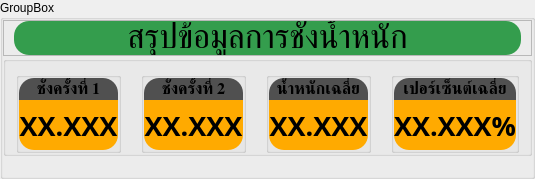
            <widget class="QGroupBox" name="weight_summary_main_group">
             <property name="title">
              <string>GroupBox</string>
             </property>
             <layout class="QVBoxLayout" name="verticalLayout_22">
              <property name="spacing">
               <number>0</number>
              </property>
              <property name="leftMargin">
               <number>0</number>
              </property>
              <property name="topMargin">
               <number>0</number>
              </property>
              <property name="rightMargin">
               <number>0</number>
              </property>
              <property name="bottomMargin">
               <number>20</number>
              </property>
              <item>
               <widget class="QFrame" name="weight_summary_title_frame">
                <property name="maximumSize">
                 <size>
                  <width>16777215</width>
                  <height>80</height>
                 </size>
                </property>
                <property name="frameShape">
                 <enum>QFrame::StyledPanel</enum>
                </property>
                <property name="frameShadow">
                 <enum>QFrame::Raised</enum>
                </property>
                <layout class="QHBoxLayout" name="horizontalLayout_34">
                 <property name="spacing">
                  <number>0</number>
                 </property>
                 <property name="leftMargin">
                  <number>10</number>
                 </property>
                 <property name="topMargin">
                  <number>0</number>
                 </property>
                 <property name="rightMargin">
                  <number>10</number>
                 </property>
                 <property name="bottomMargin">
                  <number>0</number>
                 </property>
                 <item>
                  <widget class="QLabel" name="weight_summary_title">
                   <property name="maximumSize">
                    <size>
                     <width>16777215</width>
                     <height>50</height>
                    </size>
                   </property>
                   <property name="font">
                    <font>
                     <family>Kanit</family>
                     <pointsize>25</pointsize>
                    </font>
                   </property>
                   <property name="styleSheet">
                    <string notr="true">background-color: rgb(52, 157, 77);
border-radius: 15px;</string>
                   </property>
                   <property name="text">
                    <string>สรุปข้อมูลการชั่งน้ำหนัก</string>
                   </property>
                   <property name="alignment">
                    <set>Qt::AlignCenter</set>
                   </property>
                  </widget>
                 </item>
                </layout>
               </widget>
              </item>
              <item>
               <widget class="QGroupBox" name="weight_summary_group">
                <property name="minimumSize">
                 <size>
                  <width>0</width>
                  <height>100</height>
                 </size>
                </property>
                <property name="maximumSize">
                 <size>
                  <width>16777215</width>
                  <height>100</height>
                 </size>
                </property>
                <property name="font">
                 <font>
                  <pointsize>5</pointsize>
                 </font>
                </property>
                <property name="styleSheet">
                 <string notr="true">#summary_weight_1, #summary_weight_2, #summary_average, #summary_percent {
	background-color: rgb(255, 170, 0);
	border-bottom-left-radius: 15px;
	border-bottom-right-radius: 15px;
}

#summary_weight_label_1, #summary_weight_label_2, #summary_average_label,  #summary_percent_label {
	background-color: rgb(80, 80, 80);
	border-top-left-radius: 15px;
	border-top-right-radius: 15px;
}</string>
                </property>
                <property name="alignment">
                 <set>Qt::AlignBottom|Qt::AlignHCenter</set>
                </property>
                <layout class="QHBoxLayout" name="horizontalLayout_35">
                 <property name="spacing">
                  <number>20</number>
                 </property>
                 <property name="leftMargin">
                  <number>10</number>
                 </property>
                 <property name="topMargin">
                  <number>10</number>
                 </property>
                 <property name="rightMargin">
                  <number>10</number>
                 </property>
                 <property name="bottomMargin">
                  <number>0</number>
                 </property>
                 <item>
                  <widget class="QGroupBox" name="weight_summary_group_1">
                   <property name="layoutDirection">
                    <enum>Qt::LeftToRight</enum>
                   </property>
                   <property name="styleSheet">
                    <string notr="true"/>
                   </property>
                   <layout class="QVBoxLayout" name="verticalLayout_18">
                    <property name="spacing">
                     <number>0</number>
                    </property>
                    <property name="leftMargin">
                     <number>0</number>
                    </property>
                    <property name="topMargin">
                     <number>0</number>
                    </property>
                    <property name="rightMargin">
                     <number>0</number>
                    </property>
                    <property name="bottomMargin">
                     <number>0</number>
                    </property>
                    <item>
                     <widget class="QLabel" name="summary_weight_label_1">
                      <property name="font">
                       <font>
                        <family>Kanit</family>
                        <pointsize>12</pointsize>
                        <bold>true</bold>
                       </font>
                      </property>
                      <property name="layoutDirection">
                       <enum>Qt::LeftToRight</enum>
                      </property>
                      <property name="autoFillBackground">
                       <bool>false</bool>
                      </property>
                      <property name="styleSheet">
                       <string notr="true"/>
                      </property>
                      <property name="text">
                       <string>ชั่งครั้งที่ 1</string>
                      </property>
                      <property name="alignment">
                       <set>Qt::AlignCenter</set>
                      </property>
                     </widget>
                    </item>
                    <item>
                     <widget class="QLabel" name="summary_weight_1">
                      <property name="minimumSize">
                       <size>
                        <width>0</width>
                        <height>50</height>
                       </size>
                      </property>
                      <property name="maximumSize">
                       <size>
                        <width>16777215</width>
                        <height>50</height>
                       </size>
                      </property>
                      <property name="font">
                       <font>
                        <family>Kanit</family>
                        <pointsize>20</pointsize>
                        <bold>true</bold>
                       </font>
                      </property>
                      <property name="styleSheet">
                       <string notr="true"/>
                      </property>
                      <property name="text">
                       <string>XX.XXX</string>
                      </property>
                      <property name="alignment">
                       <set>Qt::AlignCenter</set>
                      </property>
                     </widget>
                    </item>
                   </layout>
                  </widget>
                 </item>
                 <item>
                  <widget class="QGroupBox" name="weight_summary_group_2">
                   <property name="layoutDirection">
                    <enum>Qt::LeftToRight</enum>
                   </property>
                   <property name="styleSheet">
                    <string notr="true"/>
                   </property>
                   <layout class="QVBoxLayout" name="verticalLayout_19">
                    <property name="spacing">
                     <number>0</number>
                    </property>
                    <property name="leftMargin">
                     <number>0</number>
                    </property>
                    <property name="topMargin">
                     <number>0</number>
                    </property>
                    <property name="rightMargin">
                     <number>0</number>
                    </property>
                    <property name="bottomMargin">
                     <number>0</number>
                    </property>
                    <item>
                     <widget class="QLabel" name="summary_weight_label_2">
                      <property name="font">
                       <font>
                        <family>Kanit</family>
                        <pointsize>12</pointsize>
                        <bold>true</bold>
                       </font>
                      </property>
                      <property name="layoutDirection">
                       <enum>Qt::LeftToRight</enum>
                      </property>
                      <property name="autoFillBackground">
                       <bool>false</bool>
                      </property>
                      <property name="styleSheet">
                       <string notr="true"/>
                      </property>
                      <property name="text">
                       <string>ชั่งครั้งที่ 2</string>
                      </property>
                      <property name="alignment">
                       <set>Qt::AlignCenter</set>
                      </property>
                     </widget>
                    </item>
                    <item>
                     <widget class="QLabel" name="summary_weight_2">
                      <property name="minimumSize">
                       <size>
                        <width>0</width>
                        <height>50</height>
                       </size>
                      </property>
                      <property name="maximumSize">
                       <size>
                        <width>16777215</width>
                        <height>50</height>
                       </size>
                      </property>
                      <property name="font">
                       <font>
                        <family>Kanit</family>
                        <pointsize>20</pointsize>
                        <bold>true</bold>
                       </font>
                      </property>
                      <property name="styleSheet">
                       <string notr="true"/>
                      </property>
                      <property name="text">
                       <string>XX.XXX</string>
                      </property>
                      <property name="alignment">
                       <set>Qt::AlignCenter</set>
                      </property>
                     </widget>
                    </item>
                   </layout>
                  </widget>
                 </item>
                 <item>
                  <widget class="QGroupBox" name="average_summary_group">
                   <property name="layoutDirection">
                    <enum>Qt::LeftToRight</enum>
                   </property>
                   <property name="styleSheet">
                    <string notr="true"/>
                   </property>
                   <layout class="QVBoxLayout" name="verticalLayout_20">
                    <property name="spacing">
                     <number>0</number>
                    </property>
                    <property name="leftMargin">
                     <number>0</number>
                    </property>
                    <property name="topMargin">
                     <number>0</number>
                    </property>
                    <property name="rightMargin">
                     <number>0</number>
                    </property>
                    <property name="bottomMargin">
                     <number>0</number>
                    </property>
                    <item>
                     <widget class="QLabel" name="summary_average_label">
                      <property name="font">
                       <font>
                        <family>Kanit</family>
                        <pointsize>12</pointsize>
                        <bold>true</bold>
                       </font>
                      </property>
                      <property name="layoutDirection">
                       <enum>Qt::LeftToRight</enum>
                      </property>
                      <property name="autoFillBackground">
                       <bool>false</bool>
                      </property>
                      <property name="styleSheet">
                       <string notr="true"/>
                      </property>
                      <property name="text">
                       <string>น้ำหนักเฉลี่ย</string>
                      </property>
                      <property name="alignment">
                       <set>Qt::AlignCenter</set>
                      </property>
                     </widget>
                    </item>
                    <item>
                     <widget class="QLabel" name="summary_average">
                      <property name="minimumSize">
                       <size>
                        <width>0</width>
                        <height>50</height>
                       </size>
                      </property>
                      <property name="maximumSize">
                       <size>
                        <width>16777215</width>
                        <height>50</height>
                       </size>
                      </property>
                      <property name="font">
                       <font>
                        <family>Kanit</family>
                        <pointsize>20</pointsize>
                        <bold>true</bold>
                       </font>
                      </property>
                      <property name="styleSheet">
                       <string notr="true"/>
                      </property>
                      <property name="text">
                       <string>XX.XXX</string>
                      </property>
                      <property name="alignment">
                       <set>Qt::AlignCenter</set>
                      </property>
                     </widget>
                    </item>
                   </layout>
                  </widget>
                 </item>
                 <item>
                  <widget class="QGroupBox" name="percent_summary_group">
                   <property name="layoutDirection">
                    <enum>Qt::LeftToRight</enum>
                   </property>
                   <property name="styleSheet">
                    <string notr="true"/>
                   </property>
                   <layout class="QVBoxLayout" name="verticalLayout_21">
                    <property name="spacing">
                     <number>0</number>
                    </property>
                    <property name="leftMargin">
                     <number>0</number>
                    </property>
                    <property name="topMargin">
                     <number>0</number>
                    </property>
                    <property name="rightMargin">
                     <number>0</number>
                    </property>
                    <property name="bottomMargin">
                     <number>0</number>
                    </property>
                    <item>
                     <widget class="QLabel" name="summary_percent_label">
                      <property name="font">
                       <font>
                        <family>Kanit</family>
                        <pointsize>12</pointsize>
                        <bold>true</bold>
                       </font>
                      </property>
                      <property name="layoutDirection">
                       <enum>Qt::LeftToRight</enum>
                      </property>
                      <property name="autoFillBackground">
                       <bool>false</bool>
                      </property>
                      <property name="styleSheet">
                       <string notr="true"/>
                      </property>
                      <property name="text">
                       <string>เปอร์เซ็นต์เฉลี่ย</string>
                      </property>
                      <property name="alignment">
                       <set>Qt::AlignCenter</set>
                      </property>
                     </widget>
                    </item>
                    <item>
                     <widget class="QLabel" name="summary_percent">
                      <property name="minimumSize">
                       <size>
                        <width>0</width>
                        <height>50</height>
                       </size>
                      </property>
                      <property name="maximumSize">
                       <size>
                        <width>16777215</width>
                        <height>50</height>
                       </size>
                      </property>
                      <property name="font">
                       <font>
                        <family>Kanit</family>
                        <pointsize>20</pointsize>
                        <bold>true</bold>
                       </font>
                      </property>
                      <property name="styleSheet">
                       <string notr="true"/>
                      </property>
                      <property name="text">
                       <string>XX.XXX%</string>
                      </property>
                      <property name="alignment">
                       <set>Qt::AlignCenter</set>
                      </property>
                     </widget>
                    </item>
                   </layout>
                  </widget>
                 </item>
                </layout>
               </widget>
              </item>
             </layout>
            </widget>
